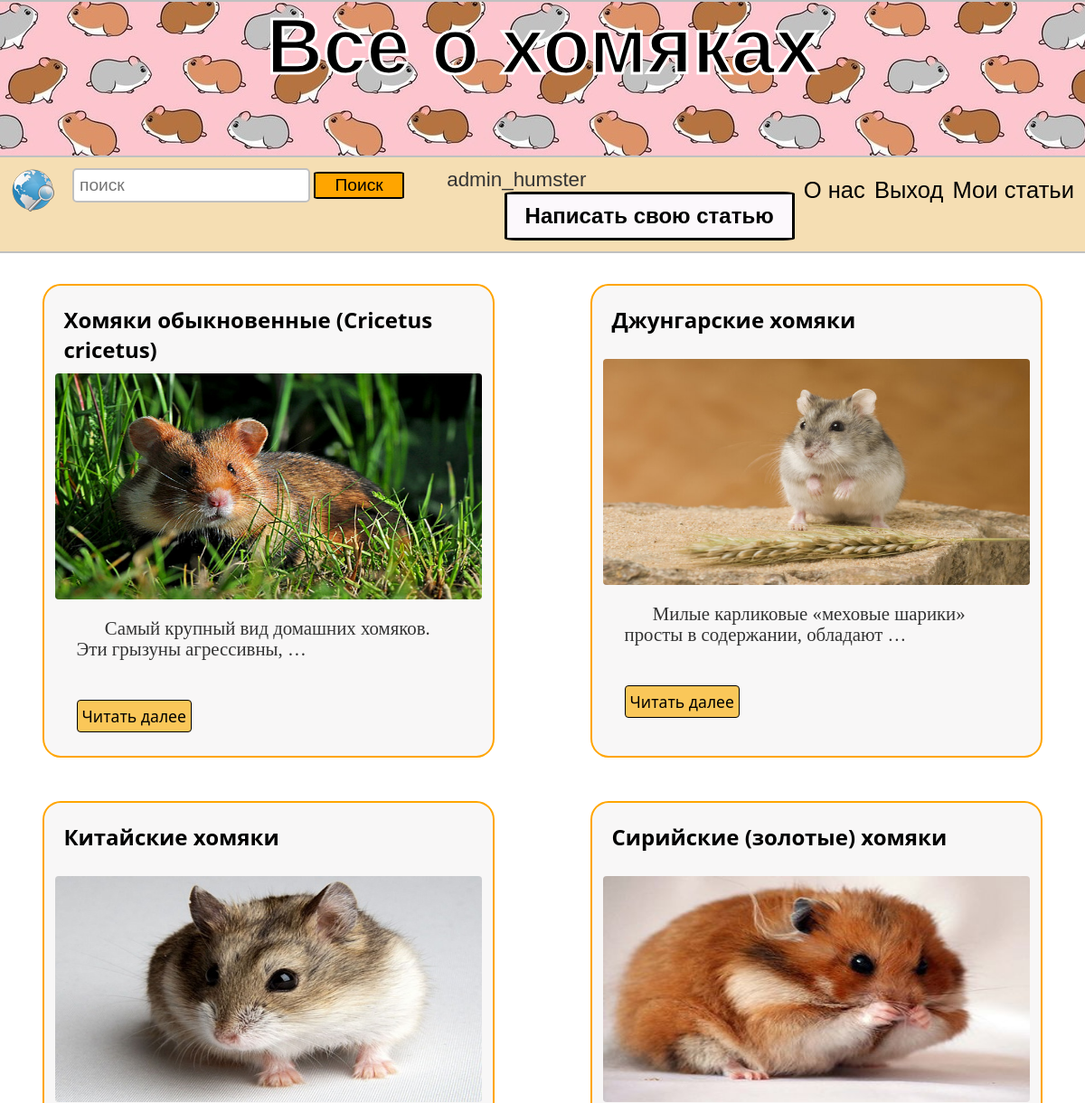
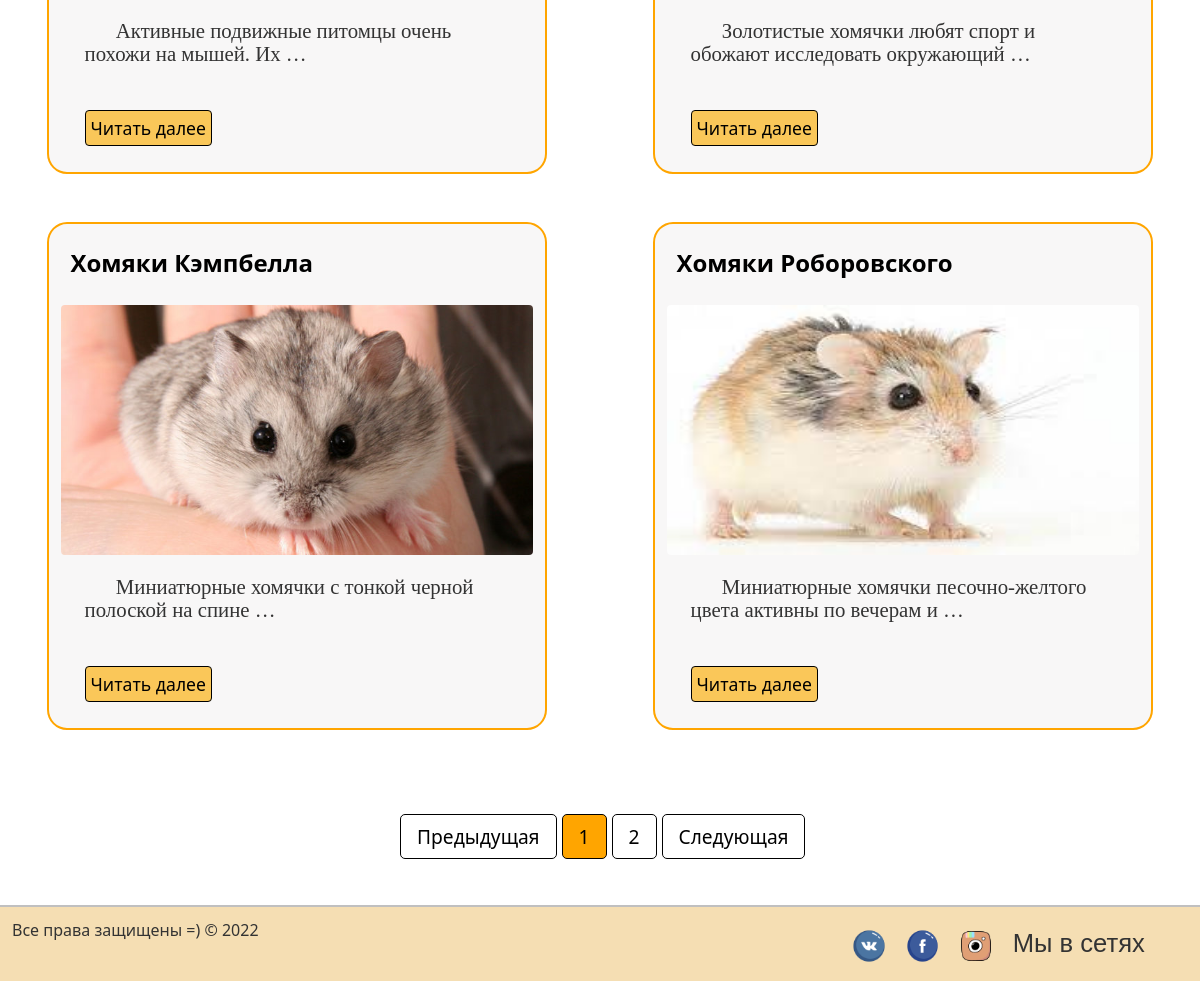
Screenshot of /my_articles (signed in) with the database file from the repository (2 pictures, top to bottom).
### myblog/models.py (models this page shows, shortened)
class Post(models.Model):
    title = models.CharField(max_length=200)
    url = models.SlugField(null=False, unique=True)
    content = models.TextField()
    image = models.ImageField()
    created_at = models.DateField(default=timezone.now)
    author = models.ForeignKey(User, on_delete=models.CASCADE)

### myblog/views.py (the view)
# urls.py: path('my_articles', UserPostsView.as_view(), name='my_articles')
class UserPostsView(View):
    def get(self, request, *args, **kwargs):
        posts = Post.objects.filter(author=request.user)
        paginator = Paginator(posts, 6)
        page_number = request.GET.get('page')
        page_obj = paginator.get_page(page_number)
        return render(request, 'myblog/my_articles.html', context={
            'page_obj': page_obj
        })

### myblog/templates/myblog/my_articles.html (shortened to what this page needs)
{% extends './base.html' %}
{% load static %}
{% block content %}
	<div class="wrapper">
		<div class="articles">
			{% for post in page_obj %}
			<div class="article">
					<div class="content">
						<div class="title">
							<h4>{{ post.title|safe }}</h4>
						</div>
						<img src="media/{{ post.image }}" title="Humster picture">
						<p>{{ post.content|truncatewords:8 }}</p>
					</div>
					<a href="{% url 'post_detail' slug=post.url %}">Читать далее</a>
			</div>
			{% endfor %}
		</div>
	</div>
	{% endblock content %}
{% block pagination %}
    <div class="pagin_div">
        <nav class="pagination">
        <ul class="pagination">
            {% if page_obj.has_previous %}
                <a class="" href="?page={{ page_obj.previous_page_number }}" tabindex="-1">Предыдущая</a>
            {% else %}
                <li><a href="#" tabindex="-1">Предыдущая</a></li>
            {% endif %}
            {% for i in page_obj.paginator.page_range %}
                {% if i == page_obj.number %}
                    <li><a href="?page={{ i }}" class="sr-only">{{ i }}</a></li>
                {% else %}
                    <li><a href="?page={{ i }}" >{{ i }}</a></li>
                {% endif %}
            {% endfor %}
        {% if page_obj.has_next %}
            <a class="next" href="?page={{ page_obj.next_page_number }}">Следующая</a>
        {% else %}
            <li class="next"><a href="#">Следующая</a></li>
        {% endif %}
        </ul>
    </nav>
    </div>
    <br>
{% endblock %}

### myblog/templates/myblog/block/navbar.html
{% load static %}
<div id="page-wrap">
		<header>
			<div class="left">
			    <a class="left" href="{% url 'index' %}" title="На главную" id="logo"><img src="{% static 'img/main.png' %}"></a>
			    <form class="left" action="{% url 'search_results' %}" method="get">
					<input type="text" class="field" placeholder="поиск" name="q"/>
		  			<button class="search_button" type="submit">Поиск</button>
				</form>
			</div>
            {% if user.is_authenticated %}
                <span class="signin_login">{{ user }}</span>
                <a href="{% url 'my_articles' %}"><span class="right">Мои статьи</span></a>
                <a href="{% url 'signout' %}"><span class="right">Выход</span></a>
            {% else %}
			    <a href="{% url 'signup' %}"><span class="right">Регистрация</span></a>
				<a href="{% url 'signin' %}"><span class="right">Войти</span></a>
            {% endif %}
                <a href="{% url 'about' %}"><span class="right">О нас</span></a>
				<a href="{% url 'write_article' %}" class="write_article"><h2>Написать свою статью</h2></a>
		</header>
	</div>

### myblog/static/css/style.css (style rules this page uses)
* { margin: 0; padding: 0; outline: none; }
html { height: 100%; }
body { width: 100%; height: 100%; color: #333; background-color: f7f7f7; font-size: 1em; font-family: "Segoe UI", sans-serif; }
a { color: black; text-decoration: none; transition: all.6s ease; -moz-transition: all.6s ease; }
.left { float: left; }
.right { margin-top: 10px; float: right; font-size: 1.6em; font-family: Comic Sans MS, sans-serif; margin-left: 10px; }
header, footer { width: 98%; background-color: wheat; min-height: 50px; float: left; }
header { position:sticky; border-bottom: 2px solid silver; padding: 1%; }
#logo { font-size: 2em; font-family: Comic Sans MS, sans-serif; }
input[type=text].field { border-radius: 5px; border: 2px solid silver; padding: 6px; margin-left: 20px; min-height: 15px; font-size: 1.2em; }
.wrapper { width: 85%; margin-top: 3%; margin-left: auto; margin-right: auto; margin-bottom: 3%; }
.wrapper .articles { display: grid; grid-gap: 3%; grid-template-columns: repeat(auto-fill, 420px); }
li { list-style-type: none; }
.wrapper .articles .article { border: 2px solid orange; padding: 1%; box-sizing: border-box; border-radius: 4%; background-color: #F8F7F7; height: auto; }
.wrapper .articles .article img { width: 100%; height: 250px; border-radius: 4px 4px 4px 4px; margin-bottom: 10px; }
.wrapper .articles .article p { margin-left: 5%; width: 90%; text-indent: 1.5em; padding-top: 6px; font-family: Verdana fantasy; line-height: 110%; font-size: 1.3em; min-height: 90px; }
.wrapper .articles .article .content .title { font-weight: normal; font-size: 1.5em; color: black; margin: 2%; min-height: 50px; }
.wrapper .articles .article a { padding: 5px; background-color: #FAC759; margin-left: 5%; margin-bottom: 3%; border-radius: 4px; float: left; border: 1px solid black; font-size: 1.1em; }
#page-wrap { min-height: 4%; margin-bottom: 10px; height: 10%; }
.write_article { border: 3px solid black; border-radius: 4%; padding: 10px 20px; background-color: #FCF8FC; float: right; font-size: 1em; font-family: Comic Sans MS, sans-serif; margin-left: 10px; }
#page-wrap:after { content: ""; display: block; }
.search_button { width: 100px; border: 2px solid black; background: orange; border-radius: 6%; cursor: pointer; font-family: Comic Sans MS, sans-serif; font-size: 1.2em; min-height: 15px; padding: 2px; }
.signin_login { margin-left: 4%; font-family: Comic Sans MS, sans-serif; font-size: 1.4em; }
.pagin_div { width: 400px; margin-left: auto; margin-right: auto; padding-top: 2%; padding-bottom: 2%; }
.pagination { display: flex; column-gap: 5px; }
.pagination a { color: black; float: left; padding: 8px 16px; text-decoration: none; border: 1px solid black; border-radius: 5px; font-size: 1.2em; }
.pagination .sr-only { background: orange; }
@media (max-width: 1300px) { .wrapper { width: 80%; } }
@media (max-width: 1300px) { .wrapper .articles { display: grid; grid-gap: 1%; grid-template-columns: repeat(2, 450px); } }
@media (max-width: 1300px) { .wrapper .articles .article { margin: 2% 2% 2% 5%; } }
@media (max-width: 1300px) { .wrapper { width: 100%; } }
@media (max-width: 1300px) { .wrapper .articles { width: 100%; display: flex; justify-content: space-around; flex-wrap: wrap; } }
@media (max-width: 1300px) { .wrapper .articles .article { flex-basis: 500px; margin: 2% 0px; } }

### rows the page displays
Post: title "Хомяки обыкновенные (Cricetus cricetus)", image (picture), content "Самый крупный вид домашних хомяков. Эти грызуны агрессивны, …"
Post: title "Джунгарские хомяки", image (picture), content "Милые карликовые «меховые шарики» просты в содержании, обладают …"
Post: title "Китайские хомяки", image (picture), content "Активные подвижные питомцы очень похожи на мышей. Их …"
Post: title "Сирийские (золотые) хомяки", image (picture), content "Золотистые хомячки любят спорт и обожают исследовать окружающий …"
Post: title "Хомяки Кэмпбелла", image (picture), content "Миниатюрные хомячки с тонкой черной полоской на спине …"
Post: title "Хомяки Роборовского", image (picture), content "Миниатюрные хомячки песочно-желтого цвета активны по вечерам и …"

### other values shown
{{ user }} "admin_humster"
{{ i }} "1"
{{ i }} "2"
